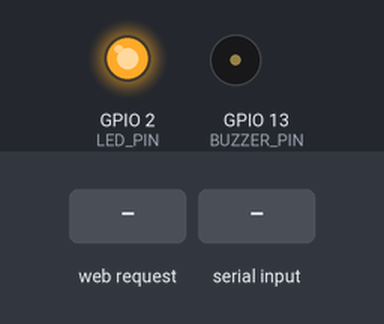
Recording of a sketch running on a simulated ESP32. On the bench: output pins drawn as LEDs (lit = HIGH), buzzer (waves = sounding). The inputs (shaded band) are chosen by the test bench. WiFi joins after 1.5 s; servers stay silent unless stated; uploads are accepted with an empty reply; random numbers use the default seed unless the sketch sets one; what the sketch prints to the serial monitor is not drawn.

Above: at 2.8 s.
2.9 s: HTTP request GET /cmd?cmd=BEEP received
At 3.0 s:
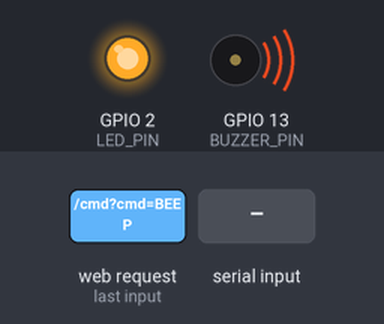
4.6 s: "LED_TOGGLE\n" received over Serial
At 5.4 s:
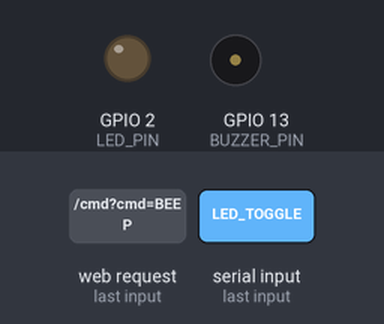
6.1 s: "BEEP\n" received over Serial
At 6.32 s:
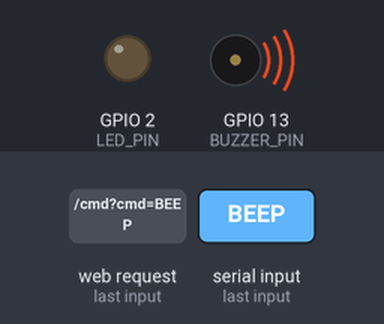
7.9 s: HTTP request GET /cmd?cmd=LED_TOGGLE received
At 9.1 s:
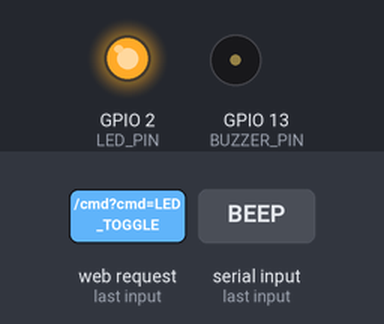
Timing chart, 0 to 10.9 s (numbered marks = the images above; inputs shaded):
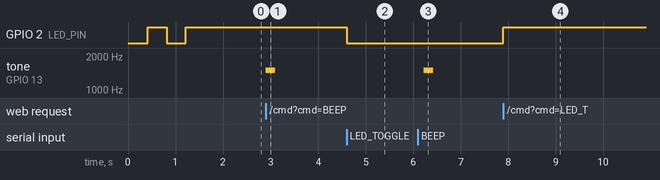

The sketch:

esp32_relivio_firmware.ino
```cpp
/*
 * =====================================================================================
 * Relivio MedPredict - Complete ESP32 IoT Client Script
 * =====================================================================================
 *
 * This firmware connects your ESP32 board to the Relivio Web Application.
 *
 * Features:
 * 1. WiFi HTTP Telemetry: Pushes live clinical vitals to http://<SERVER_IP>:5000/api/esp32/telemetry
 * 2. Web Serial Streaming: Streams JSON vitals over USB Serial at 115200 baud
 * 3. Local Web Server: Hosts http://<ESP32_IP>/vitals with CORS enabled for direct browser polling
 * 4. Bi-directional Remote Commands: Accepts commands from website (LED, BEEP, FEVER_TEST)
 * 5. Dual-Mode Sensors: Works with physical sensors (DHT/DS18B20/MAX30102) OR realistic simulation
 *
 * Setup Instructions:
 * 1. Set your WiFi credentials (WIFI_SSID & WIFI_PASS) below.
 * 2. Set your computer's IP running Flask in 'SERVER_URL'.
 * 3. Flash to ESP32 using Arduino IDE (Board: "ESP32 Dev Module", Baud: 115200).
 * =====================================================================================
 */

#include <WiFi.h>
#include <HTTPClient.h>
#include <WebServer.h>
#include <ESPmDNS.h>

// Optional sensor libraries (Uncomment if you have physical sensors wired)
// #define USE_DHT_SENSOR       // For DHT11 / DHT22 temperature & humidity
// #define USE_DS18B20_SENSOR   // For Dallas DS18B20 precision body temperature probe
// #define USE_MAX30102_SENSOR  // For MAX30102 Heart Rate & SpO2 sensor

#ifdef USE_DHT_SENSOR
  #include <DHT.h>
  #define DHTPIN 4
  #define DHTTYPE DHT22 // or DHT11
  DHT dht(DHTPIN, DHTTYPE);
#endif

#ifdef USE_DS18B20_SENSOR
  #include <OneWire.h>
  #include <DallasTemperature.h>
  #define ONE_WIRE_BUS 5
  OneWire oneWire(ONE_WIRE_BUS);
  DallasTemperature tempSensors(&oneWire);
#endif

// =====================================================================================
// 1. CONFIGURATION: WIFI & RELIVIO SERVER SETTINGS
// =====================================================================================
const char* WIFI_SSID     = "ESP32";        // <-- Put your WiFi Name here
const char* WIFI_PASS     = "esp32_1234";    // <-- Put your WiFi Password here

// IP of the computer running 'python app.py' (Detected on your Wi-Fi: 192.168.1.6)
const char* SERVER_URL    = "http://127.0.0.1:5000/api/esp32/telemetry";

// Hardware Identification
const char* DEVICE_ID     = "ESP32-RELIVIO-01";
const char* DEVICE_NAME   = "Relivio Medical Node";

// Pin assignments
#define LED_PIN    2    // Onboard Blue LED on ESP32 DevKit
#define BUZZER_PIN 13   // Optional Piezo Buzzer (set to -1 if none)

// Push interval to Relivio Flask backend
const unsigned long TELEMETRY_INTERVAL_MS = 2000; // Push every 2 seconds

// =====================================================================================
// 2. GLOBAL STATE & WEB SERVER
// =====================================================================================
WebServer server(80);
unsigned long lastTelemetryPush = 0;

// Vitals values (dynamic simulation or sensor readings)
float bodyTemperature = 37.8;   // in °C
int heartRate         = 82;     // in BPM
float spo2Level       = 98.2;   // in %
float ambientHumidity = 55.0;   // in %
int ambientAqi        = 110;    // AQI index
String bloodPressure  = "Normal"; // "Normal", "High", "Low"
String symptomHeadache = "Yes";
String symptomBodyAche = "No";
String symptomFatigue  = "Yes";

// =====================================================================================
// 3. SENSOR READING / SIMULATION LOGIC
// =====================================================================================
void updateSensorReadings() {
  #ifdef USE_DHT_SENSOR
    float h = dht.readHumidity();
    if (!isnan(h)) ambientHumidity = h;
  #endif

  #ifdef USE_DS18B20_SENSOR
    tempSensors.requestTemperatures();
    float t = tempSensors.getTempCByIndex(0);
    if (t > 20.0 && t < 45.0) bodyTemperature = t;
  #endif

  // Add realistic micro-variations if simulating
  #ifndef USE_DS18B20_SENSOR
    float jitter = ((float)random(-3, 4)) / 30.0;
    bodyTemperature = constrain(bodyTemperature + jitter, 35.5, 41.0);
  #endif

  #ifndef USE_MAX30102_SENSOR
    int hrJitter = random(-1, 2);
    heartRate = constrain(heartRate + hrJitter, 60, 130);
    float spo2Jitter = ((float)random(-2, 3)) / 10.0;
    spo2Level = constrain(spo2Level + spo2Jitter, 92.0, 100.0);
  #endif
}

// Build JSON string payload
String createTelemetryJson() {
  updateSensorReadings();

  // Determine fever severity
  String severity = "Normal";
  if (bodyTemperature >= 38.1) severity = "High Fever";
  else if (bodyTemperature >= 37.3) severity = "Mild Fever";

  int batteryMv = 4120;
  int rssiVal = (WiFi.status() == WL_CONNECTED) ? WiFi.RSSI() : -60;

  String json = "{";
  json += "\"device_id\":\"" + String(DEVICE_ID) + "\",";
  json += "\"device_name\":\"" + String(DEVICE_NAME) + "\",";
  json += "\"temperature\":" + String(bodyTemperature, 1) + ",";
  json += "\"fever_severity\":\"" + severity + "\",";
  json += "\"heart_rate\":" + String(heartRate) + ",";
  json += "\"spo2\":" + String(spo2Level, 1) + ",";
  json += "\"humidity\":" + String(ambientHumidity, 1) + ",";
  json += "\"aqi\":" + String(ambientAqi) + ",";
  json += "\"blood_pressure\":\"" + bloodPressure + "\",";
  json += "\"headache\":\"" + symptomHeadache + "\",";
  json += "\"body_ache\":\"" + symptomBodyAche + "\",";
  json += "\"fatigue\":\"" + symptomFatigue + "\",";
  json += "\"battery_mv\":" + String(batteryMv) + ",";
  json += "\"rssi\":" + String(rssiVal) + ",";
  json += "\"protocol\":\"WiFi-HTTP\"";
  json += "}";

  return json;
}

// =====================================================================================
// 4. RELIVIO FLASK HTTP PUSH & COMMAND HANDLER
// =====================================================================================
void sendTelemetryToFlask() {
  if (WiFi.status() != WL_CONNECTED) return;

  String payload = createTelemetryJson();

  // 1. Output to Serial (Compatible with Web Serial direct browser connection)
  Serial.println(payload);

  // 2. HTTP POST to Flask API
  HTTPClient http;
  http.begin(SERVER_URL);
  http.addHeader("Content-Type", "application/json");
  http.setTimeout(2500);

  int httpResponseCode = http.POST(payload);

  if (httpResponseCode > 0) {
    String response = http.getString();
    Serial.printf("[Relivio Cloud] POST %d OK | %s\n", httpResponseCode, response.c_str());

    // Execute remote queued commands from Flask server if any returned
    if (response.indexOf("LED_TOGGLE") >= 0) digitalWrite(LED_PIN, !digitalRead(LED_PIN));
    if (response.indexOf("LED_ON") >= 0) digitalWrite(LED_PIN, HIGH);
    if (response.indexOf("LED_OFF") >= 0) digitalWrite(LED_PIN, LOW);
    if (response.indexOf("BEEP") >= 0 && BUZZER_PIN > 0) tone(BUZZER_PIN, 1200, 200);
  } else {
    Serial.printf("[Relivio Cloud] POST Error: %s (Code: %d)\n", http.errorToString(httpResponseCode).c_str(), httpResponseCode);
  }
  http.end();
}

void handleSerialCommands() {
  if (!Serial.available()) return;

  String cmd = Serial.readStringUntil('\n');
  cmd.trim();
  cmd.toUpperCase();

  if (cmd == "LED_TOGGLE") digitalWrite(LED_PIN, !digitalRead(LED_PIN));
  else if (cmd == "LED_ON") digitalWrite(LED_PIN, HIGH);
  else if (cmd == "LED_OFF") digitalWrite(LED_PIN, LOW);
  else if (cmd == "BEEP" && BUZZER_PIN > 0) tone(BUZZER_PIN, 1500, 200);
  else if (cmd == "HIGH_FEVER") { bodyTemperature = 39.4; heartRate = 96; symptomBodyAche = "Yes"; }
  else if (cmd == "NORMAL_FEVER") { bodyTemperature = 36.6; heartRate = 72; symptomBodyAche = "No"; symptomHeadache = "No"; }

  if (cmd.length() > 0) {
    Serial.print("{\"ack\":\"");
    Serial.print(cmd);
    Serial.println("\",\"status\":\"OK\"}");
  }
}

// =====================================================================================
// 5. LOCAL REST API HANDLERS (Hosted directly on ESP32 Port 80)
// =====================================================================================
void handleRoot() {
  String html = "<!DOCTYPE html><html><head><title>Relivio ESP32 Node</title></head>";
  html += "<body style='font-family:sans-serif; background:#0f172a; color:#f8fafc; padding:2rem; text-align:center;'>";
  html += "<h2>Relivio Medical Node (" + String(DEVICE_ID) + ")</h2>";
  html += "<p style='color:#10b981;'><strong>Status: ONLINE & BROADCASTING</strong></p>";
  html += "<p>Relivio Server Target: <code>" + String(SERVER_URL) + "</code></p>";
  html += "<p><a style='color:#38bdf8;' href='/vitals'>View JSON Vitals Stream</a></p>";
  html += "</body></html>";
  server.send(200, "text/html", html);
}

void handleVitalsEndpoint() {
  String json = createTelemetryJson();
  server.sendHeader("Access-Control-Allow-Origin", "*");
  server.sendHeader("Access-Control-Allow-Methods", "GET, POST, OPTIONS");
  server.sendHeader("Access-Control-Allow-Headers", "*");
  server.send(200, "application/json", json);
}

void handleCommandEndpoint() {
  if (server.hasArg("cmd")) {
    String cmd = server.arg("cmd");
    cmd.toUpperCase();
    Serial.print("[REST Command Received]: ");
    Serial.println(cmd);

    if (cmd == "LED_TOGGLE") digitalWrite(LED_PIN, !digitalRead(LED_PIN));
    else if (cmd == "LED_ON") digitalWrite(LED_PIN, HIGH);
    else if (cmd == "LED_OFF") digitalWrite(LED_PIN, LOW);
    else if (cmd == "BEEP" && BUZZER_PIN > 0) tone(BUZZER_PIN, 1500, 200);
    else if (cmd == "HIGH_FEVER") { bodyTemperature = 39.4; heartRate = 96; symptomBodyAche = "Yes"; }
    else if (cmd == "NORMAL_FEVER") { bodyTemperature = 36.6; heartRate = 72; symptomBodyAche = "No"; symptomHeadache = "No"; }

    server.sendHeader("Access-Control-Allow-Origin", "*");
    server.send(200, "application/json", "{\"success\":true,\"executed\":\"" + cmd + "\"}");
  } else {
    server.send(400, "application/json", "{\"error\":\"Missing cmd query param\"}");
  }
}

// =====================================================================================
// 6. SETUP & MAIN LOOP
// =====================================================================================
void setup() {
  Serial.begin(115200);
  pinMode(LED_PIN, OUTPUT);
  if (BUZZER_PIN > 0) pinMode(BUZZER_PIN, OUTPUT);
  digitalWrite(LED_PIN, LOW);

  #ifdef USE_DHT_SENSOR
    dht.begin();
  #endif
  #ifdef USE_DS18B20_SENSOR
    tempSensors.begin();
  #endif

  Serial.println("\n=======================================================");
  Serial.println("   Relivio MedPredict - ESP32 Connected Node Started   ");
  Serial.println("=======================================================");

  // Connect to WiFi
  Serial.print("[WiFi] Connecting to: ");
  Serial.println(WIFI_SSID);
  WiFi.mode(WIFI_STA);
  WiFi.begin(WIFI_SSID, WIFI_PASS);

  int attempts = 0;
  while (WiFi.status() != WL_CONNECTED && attempts < 25) {
    delay(400);
    Serial.print(".");
    digitalWrite(LED_PIN, !digitalRead(LED_PIN)); // Flash LED while connecting
    attempts++;
  }

  if (WiFi.status() == WL_CONNECTED) {
    digitalWrite(LED_PIN, HIGH); // Solid blue LED when connected
    Serial.println("\n[WiFi] Connected successfully!");
    Serial.print("[WiFi] Assigned IP: ");
    Serial.println(WiFi.localIP());

    // Initialize mDNS (http://relivio-node.local)
    if (MDNS.begin("relivio-node")) {
      Serial.println("[mDNS] Responder active at http://relivio-node.local");
    }

    // Configure Local Webserver
    server.on("/", handleRoot);
    server.on("/vitals", handleVitalsEndpoint);
    server.on("/cmd", handleCommandEndpoint);
    server.begin();
    Serial.println("[REST Server] Listening on Port 80");
  } else {
    Serial.println("\n[WiFi] WiFi connection failed or skipped. Running in Serial Streaming mode.");
  }
}

void loop() {
  handleSerialCommands();

  // Handle local HTTP requests if WiFi is active
  if (WiFi.status() == WL_CONNECTED) {
    server.handleClient();
  }

  // Push telemetry periodically
  if (millis() - lastTelemetryPush >= TELEMETRY_INTERVAL_MS) {
    lastTelemetryPush = millis();
    sendTelemetryToFlask();
  }
}
```

Measured:
- after the input at 2.9 s, tone on GPIO 13 (BUZZER_PIN): silent → 1500 Hz at once, → silent 0.20 s later
- after the input at 4.6 s, GPIO 2 (LED_PIN): HIGH → LOW at once
- after the input at 6.1 s, tone on GPIO 13 (BUZZER_PIN): silent → 1500 Hz after 0.12 s, → silent 0.20 s later
- after the input at 7.9 s, GPIO 2 (LED_PIN): LOW → HIGH at once
